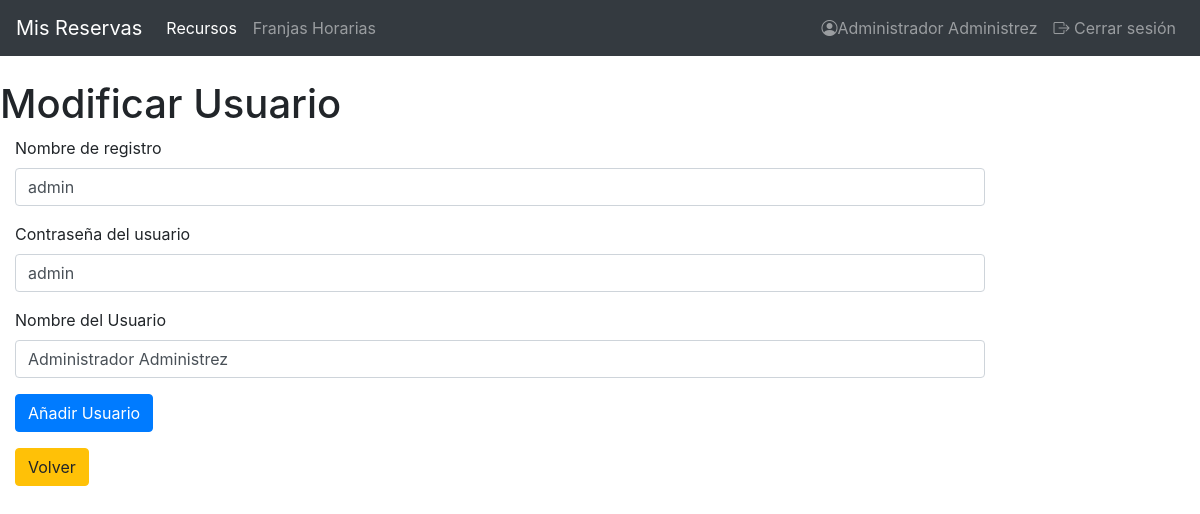
The app's page /index.php?controller=UserController&action=formularioModificarUser&id=1 (signed in) with its own data.
### tables this page shows
CREATE TABLE IF NOT EXISTS `users` (
  `id` int(10) UNSIGNED NOT NULL AUTO_INCREMENT,
  `username` varchar(50) NOT NULL,
  `password` varchar(50) NOT NULL,
  `realname` varchar(50) NOT NULL,
  `type` enum('admin','user') NOT NULL,
  PRIMARY KEY (`id`)
);

### view.php (called while the page is built)
<?php
class View
{
	public function show($viewName, $data = null)
	{
		include("views/header.php");
		include("views/$viewName.php");
		include("views/footer.php");
	}
}

### index.php (called while the page is built, shortened)
<?php
if (!isset($_REQUEST['action'])) {
        $action = "showLoginForm";
    } else {
        $action = $_REQUEST['action'];
    }
$controller = new $controller();
$controller->$action();

### models/DB.php (called while the page is built, shortened)
<?php
class DB {
    private $db;
    public function __construct() {
        $this->db = new mysqli(DB_HOST, DB_USER, DB_PASSWORD, DB_NAME);
    }
    public function consulta($sql) {
        $arrayResult = array();
        if ($result = $this->db->query($sql)) {
            while($fila = $result->fetch_object()) {
                $arrayResult[] = $fila;
            }
        } else {
            $arrayResult = null;
        }
        return $arrayResult;
    }
}

### models/user.php (called while the page is built, shortened)
<?php
     include_once("DB.php");
class User {
    private $db;
    public function __construct()
    {
        $this->db = new DB;
    }
    public function get($id) {
        $result = $this->db->consulta("SELECT * FROM users WHERE users.id = '$id'");
        return $result;
    }
}
?>

### views/user/formularioModificarUser.php (the view, shortened to what this page needs)
<?php
$user = $data['user'][0];
echo "<h1>Modificar Usuario</h1>";
echo"<form action = 'index.php' method = 'POST' enctype='multipart/form-data'>
        <div class='col-10'>
                <input type='hidden' name='id' value='$user->id'>
                <div class='form-group'>
                <label for='name2'>Nombre de registro</label>
                <input type='text' name='username' value='$user->username' class='form-control' id='name2' aria-describedby='emailHelp' placeholder='Nombre Registro'>
                </div>
                <div class='form-group'>
                <label for='desc'>Contraseña del usuario</label>
                <input input type='text' name='password' value='$user->password' class='form-control' id='desc' placeholder='Contraseña'>
                </div>
                <div class='form-group'>
                <label for='local'>Nombre del Usuario</label>
                <input input type='text' name='realname' value='$user->realname' class='form-control' id='local' placeholder='Nombre Real'>
                </div>
                <div class='form-group'>
                <input type='hidden' name='action' value='modificarUser'>
                <input type='hidden' name='controller' value='UserController'>
                <button type='submit' class='btn btn-primary'>Añadir Usuario</button>
                </div>
                <p><a href='index.php?controller=UserController&action=mostrarUser'class='btn btn-warning'>Volver</a></p>
        </div>
</form>";
?>

### records on screen
users: username "admin", password "admin", realname "Administrador Administrez"

### other values on screen
$_SESSION['realname'] "Administrador Administrez"
